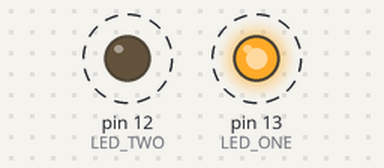
Recording of a sketch running on a simulated Arduino Uno, built with avr-gcc and run on an emulated ATmega328P. Parts: output pins drawn as LEDs (lit = HIGH). Dashed ring = blinking.

Above: at 0.1 s.
Timing chart, 0 to 3.0 s (numbered marks = the images above):
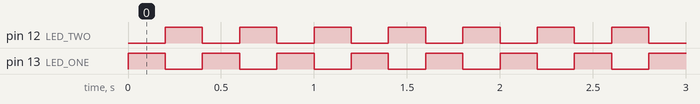

The sketch:

DoubleBlink.ino
```cpp
#define LED_ONE 13
#define LED_TWO 12

void setup()
{
    pinMode(LED_ONE, OUTPUT);
    pinMode(LED_TWO, OUTPUT);
}

void loop()
{
    phaseOne();
    delay(200);
    phaseTwo();
    delay(200);
}

void phaseOne() {
  digitalWrite(LED_ONE, HIGH);
  digitalWrite(LED_TWO, LOW);
}

void phaseTwo() {
  digitalWrite(LED_ONE, LOW);
  digitalWrite(LED_TWO, HIGH);
}
```

Measured:
- by itself, pin 12 (LED_TWO), pin 13 (LED_ONE): alternates HIGH for 0.20 s and LOW for 0.20 s
